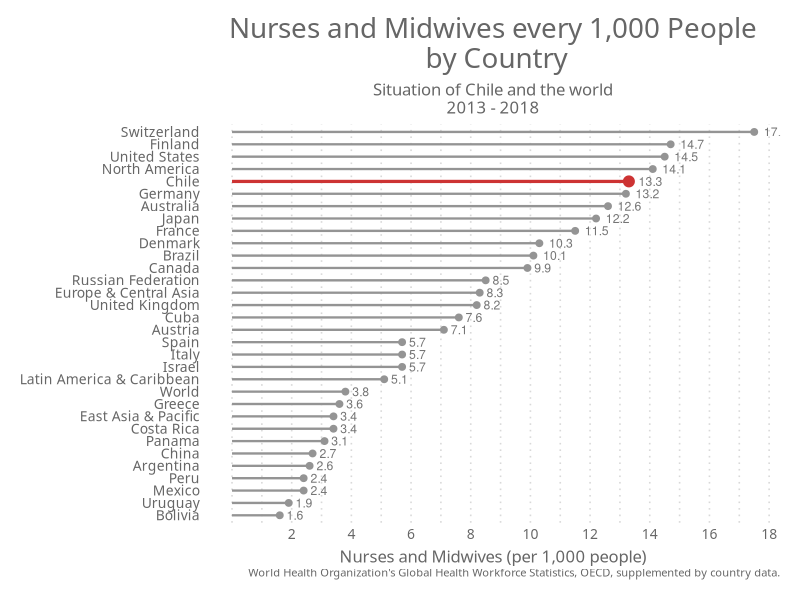

The R script that drew this image:
## ---- chunk 1

knitr::opts_chunk$set(echo = TRUE)

## ---- chunk 2

#### Library ----
library(readxl)
library(dplyr)
library(tidyverse)

## ---- chunk 3

#### Theme ----
theme_elegante <- function(base_size = 10,
                           base_family = "Raleway"
)
{
  color.background = "#FFFFFF" # Chart Background
  color.grid.major = "#D9D9D9" # Chart Gridlines
  color.axis.text = "#666666" # 
  color.axis.title = "#666666" # 
  color.title = "#666666"
  color.subtitle = "#666666"
  strip.background.color = '#9999CC'
  
  ret <-
    theme_bw(base_size=base_size) +
    
    # Set the entire chart region to a light gray color
    theme(panel.background=element_rect(fill=color.background, color=color.background)) +
    theme(plot.background=element_rect(fill=color.background, color=color.background)) +
    theme(panel.border=element_rect(color=color.background)) +
    
    # Format the grid
    theme(panel.grid.major=element_line(color=color.grid.major,size=.55, linetype="dotted")) +
    theme(panel.grid.minor=element_line(color=color.grid.major,size=.55, linetype="dotted")) +
    theme(axis.ticks=element_blank()) +
    
    # Format the legend, but hide by default
    theme(legend.position="none") +
    theme(legend.background = element_rect(fill=color.background)) +
    theme(legend.text = element_text(size=base_size-3,color=color.axis.title, family = base_family)) +
    
    theme(strip.text.x = element_text(size=base_size,color=color.background, family = base_family)) +
    theme(strip.text.y = element_text(size=base_size,color=color.background, family = base_family)) +
    #theme(strip.background = element_rect(fill=strip.background.color, linetype="blank")) +
    theme(strip.background = element_rect(fill = "grey70", colour = NA)) +
    # theme(panel.border= element_rect(fill = NA, colour = "grey70", size = rel(1)))+
    # Set title and axis labels, and format these and tick marks
    theme(plot.title=element_text(color=color.title, 
                                  size=20, 
                                  vjust=1.25, 
                                  family=base_family, 
                                  hjust = 0.5
    )) +
    
    theme(plot.subtitle=element_text(color=color.subtitle, size=base_size+2, family = base_family,  hjust = 0.5))  +
    
    theme(axis.text.x=element_text(size=base_size,color=color.axis.text, family = base_family)) +
    theme(axis.text.y=element_text(size=base_size,color=color.axis.text, family = base_family)) +
    theme(text=element_text(size=base_size, color=color.axis.text, family = base_family)) +
    
    theme(axis.title.x=element_text(size=base_size+2,color=color.axis.title, vjust=0, family = base_family)) +
    theme(axis.title.y=element_text(size=base_size+2,color=color.axis.title, vjust=1.25, family = base_family)) +
    theme(plot.caption=element_text(size=base_size-2,color=color.axis.title, vjust=1.25, family = base_family)) +
    
    # Legend  
    theme(legend.text=element_text(size=base_size,color=color.axis.text, family = base_family)) +
    theme(legend.title=element_text(size=base_size,color=color.axis.text, family = base_family)) +
    theme(legend.key=element_rect(colour = color.background, fill = color.background)) +
    theme(legend.position="bottom", 
          legend.box = "horizontal", 
          legend.title = element_blank(),
          legend.key.width = unit(.75, "cm"),
          legend.key.height = unit(.75, "cm"),
          legend.spacing.x = unit(.25, 'cm'),
          legend.spacing.y = unit(.25, 'cm'),
          legend.margin = margin(t=0, r=0, b=0, l=0, unit="cm")) +
    
    # Plot margins
    theme(plot.margin = unit(c(.5, .5, .5, .5), "cm"))
  
  ret
}

## ---- chunk 4

#### General Data ----

Health <- read_excel("Health_2.xlsx")

## ---- chunk 5
# Nurses and midwives (per 1,000 people) ----

# Long definition
# Nurses and midwives include professional nurses, professional midwives, auxiliary nurses, auxiliary midwives, enrolled nurses, enrolled midwives and other associated personnel,
# such as dental nurses and primary care nurses.
# Source
# World Health Organization's Global Health Workforce Statistics, OECD, supplemented by country data.

# Nurses and midwives Data
Health_Nur <- Health %>%
  select(Country, `Nursesandmidwivesper1,000people`) %>%
  filter(`Nursesandmidwivesper1,000people`!= "..", Country %in%
           c("Cuba", "Greece", "Austria", "Uruguay", "Israel",
             "Switzerland", "Germany", "Argentina", "Italy", "Denmark", "Russian Federation",
             "Spain", "Finland", "Australia", "Europe & Central Asia", "France", "Costa Rica", "United Kingdom", "Canada",
             "Chile", "United States", "North America", "Japan", "Mexico",
             "Latin America & Caribbean", "Brazil", "China", "East Asia & Pacific",
             "Bolivia", "Panama", "World", "Peru")) %>%
  arrange(`Nursesandmidwivesper1,000people`) # Reorder the data

Health_Nur$`Nursesandmidwivesper1,000people` <- as.numeric(as.character(Health_Nur$`Nursesandmidwivesper1,000people`)) #Transform column character to numeric

# Nurses and midwives Graphic

Health_Nur %>%
  mutate(Country = fct_reorder(Country, `Nursesandmidwivesper1,000people`)) %>%
  ggplot(aes(x = Country, y = `Nursesandmidwivesper1,000people`)) +
  geom_segment(aes(x = Country, xend = Country, y = 0, yend = `Nursesandmidwivesper1,000people`), color = ifelse(Health_Nur$Country %in% c("Chile"), "brown3", "gray58"), size = ifelse(Health_Nur$Country %in% c("Chile"), 1.1, 0.8)) +
  geom_point(color = ifelse(Health_Nur$Country %in% c("Chile"), "brown3", "gray58"), size = ifelse(Health_Nur$Country %in% c("Chile"), 3.4, 2)) +
  coord_flip() +
  theme_elegante() +
  ylab("Nurses and Midwives (per 1,000 people)") +
  labs(title = paste("Nurses and Midwives every 1,000 People\n", "by Country"), 
       caption = "World Health Organization's Global Health Workforce Statistics, OECD, supplemented by country data.",
       subtitle = paste0("Situation of Chile and the world\n", "2013 - 2018" )) +
  geom_text(aes(label = Health_Nur$`Nursesandmidwivesper1,000people`), hjust = -.4, nudge_x = 0, color = "gray46", size = 3.1) +
  scale_y_continuous(breaks = c(2, 4, 6, 8, 10, 12, 14, 16, 18, 20)) +
  theme(panel.grid.major.y = element_blank(), panel.border = element_blank(), axis.ticks.y = element_blank()) +
  theme(axis.title.y=element_blank(),
        legend.position = "none")

